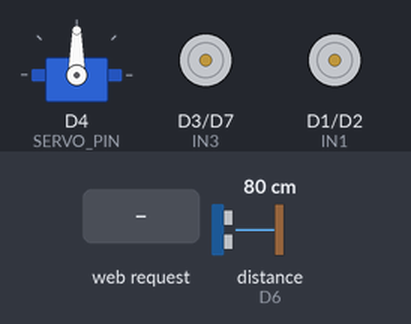
This sketch was run on a simulated ESP8266 (NodeMCU). On the bench: servo, motor-driver pin pairs drawn as motors (green arrow = first pin HIGH = forward, orange = second pin HIGH = backward, longer = more drive). The test bench sets the inputs (shaded band); at power-on: distance to the obstacle (sensor on D6) 80 cm. The echo pulse lasts 58.3 µs per cm; what the sketch prints to the serial monitor is not drawn.

Above: at 1.2 s.
1.3 s: HTTP request GET /setMode?m=1 received
At 2.0 s:
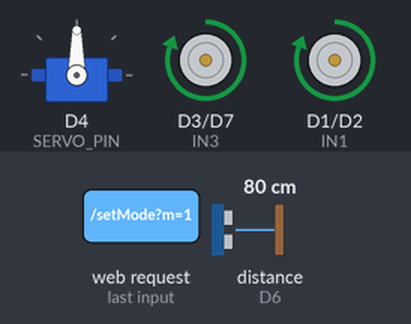
2.8 s: distance to the obstacle (sensor on D6) set to 34 cm
4.3 s: distance to the obstacle (sensor on D6) set to 28 cm
At 5.51 s:
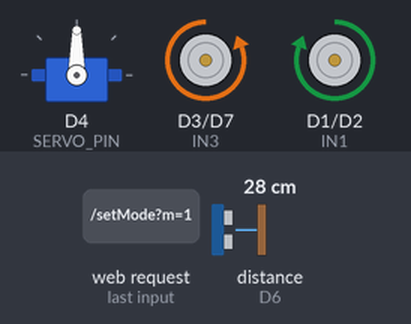
7.3 s: HTTP request GET /setMode?m=0 received
At 8.2 s:
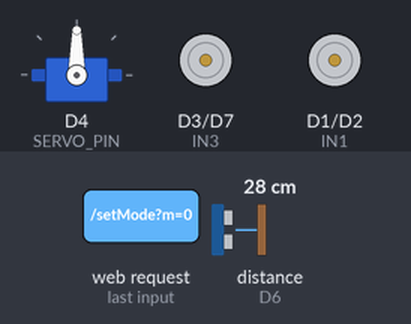
8.8 s: HTTP request GET /setMode?dir=1&m=1 received
At 9.37 s:
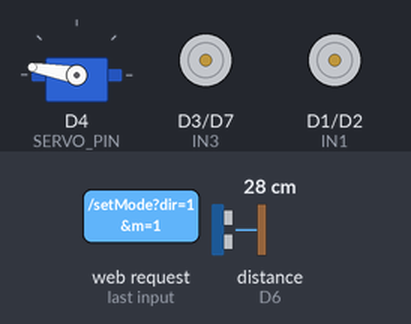
Timing chart, 0 to 12.8 s (numbered marks = the images above; inputs shaded):
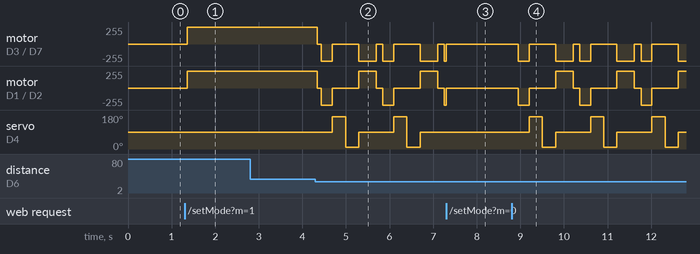

The sketch:

08_roverAMW.ino
```cpp
#include <ESP8266WiFi.h>
#include <ESP8266WebServer.h>
#include <DNSServer.h>  // REQUIRED FOR AUTO-OPEN
#include <Servo.h>

/* ================= WIFI SETTINGS ================= */
const char* ssid = "Rover";
const char* password = "12345678";

/* ================= CAPTIVE PORTAL SETTINGS ================= */
const byte DNS_PORT = 53;
IPAddress apIP(192, 168, 4, 1);
DNSServer dnsServer;

/* ================= PINS ================= */
#define TRIG D5
#define ECHO D6
#define SERVO_PIN D4

#define IN1 D1
#define IN2 D2
#define IN3 D3
#define IN4 D7

/* ================= OBJECTS & VARS ================= */
ESP8266WebServer server(80);
Servo scanner;

int driveMode = 0; // 0=Manual, 1=Auto, 2=Wall
int radarMap[181];
long currentDist = 0;

/* ================= SMART DELAY ================= */
bool smartDelay(unsigned long ms) {
  unsigned long start = millis();
  while (millis() - start < ms) {
    server.handleClient();
    if (driveMode == 0) return true; // Break loop if Manual
    delay(1);
  }
  return false;
}

/* ================= WEB PAGE UI ================= */
const char page[] PROGMEM = R"=====(
<!DOCTYPE html>
<html lang="en">
<head>
    <meta charset="UTF-8">
    <meta name="viewport" content="width=device-width, initial-scale=1.0">
    <title>Rover Control</title>
    <style>
        body { margin: 0; min-height: 100vh; background-color: #0a0a0c; background-size: cover; background-position: center; font-family: "Inter", sans-serif; color: #ffffff; display: flex; justify-content: center; align-items: center; }
        .card { position: relative; width: 90%; max-width: 380px; padding: 40px 20px; border-radius: 30px; background: rgba(15, 15, 20, 0.5); backdrop-filter: blur(25px); border: 1px solid rgba(255,255,255,0.12); box-shadow: 0 40px 100px rgba(0,0,0,0.6); text-align: center; transition: 0.3s; }

        .top-bar span { font-size: 0.7rem; letter-spacing: 3px; text-transform: uppercase; color: rgba(255,255,255,0.6); display: block; margin-bottom: 20px; font-weight: bold; }

        #radar-section { display: none; margin-bottom: 20px; }
        canvas { background: radial-gradient(circle at 50% 100%, rgba(56,189,248,0.1), transparent 70%); border-radius: 100px 100px 0 0; border-bottom: 2px solid #38bdf8; }

        .controls { display: grid; grid-template-areas: ". up ." "left stop right" ". down ."; gap: 15px; justify-content: center; margin-bottom: 25px; transition: 0.3s; }
        button { width: 85px; height: 85px; font-size: 0.65rem; text-transform: uppercase; border-radius: 20px; border: 1px solid rgba(255,255,255,0.1); background: rgba(255,255,255,0.05); color: #fff; cursor: pointer; display: flex; flex-direction: column; align-items: center; justify-content: center; transition: 0.2s; }
        button span { font-size: 1.4rem; margin-bottom: 5px; }

        /* Keyboard Active State Style */
        button:active, .key-active { transform: scale(0.95); background: rgba(56,189,248,0.2) !important; border-color: #38bdf8 !important; }

        .up { grid-area: up; } .left { grid-area: left; } .right { grid-area: right; } .down { grid-area: down; }
        .stop { grid-area: stop; background: rgba(239,68,68,0.1); border-color: rgba(239,68,68,0.3); color: #ef4444; z-index: 10; }
        .stop:active, .stop.key-active { background: rgba(239,68,68,0.4) !important; }

        /* HIDE BUTTONS IN AUTO MODE */
        .auto-active .up, .auto-active .down, .auto-active .left, .auto-active .right { visibility: hidden; pointer-events: none; }
        .auto-active .stop { transform: scale(1.2); box-shadow: 0 0 20px rgba(239,68,68,0.4); background: rgba(239,68,68,0.2); }

        .main-btn { width: 100%; padding: 15px; background: rgba(56,189,248,0.1); border: 1px solid rgba(56,189,248,0.3); border-radius: 15px; color: #38bdf8; font-weight: 600; cursor: pointer; text-transform: uppercase; font-size: 0.75rem; margin-top: 10px; }
        #wallBtn { display: none; width: 100%; padding: 12px; margin-top: 10px; background: rgba(16, 185, 129, 0.1); border: 1px solid rgba(16, 185, 129, 0.3); border-radius: 15px; color: #10b981; font-weight: 600; cursor: pointer; text-transform: uppercase; font-size: 0.7rem; }

        .radar-link { font-size: 0.65rem; color: #666; margin-top: 15px; text-decoration: underline; cursor: pointer; }
        .bg-control { margin-top: 20px; padding-top: 15px; border-top: 1px solid rgba(255,255,255,0.1); }
        .custom-file-upload { display: inline-block; padding: 8px 16px; cursor: pointer; background: rgba(255,255,255,0.05); border-radius: 8px; font-size: 0.7rem; color: #94a3b8; border: 1px solid rgba(255,255,255,0.1); }
        #bg-input { display: none; }
        .dev-toggle { margin-top: 15px; font-size: 0.6rem; color: #555; cursor: pointer; }
        .dev { display: none; font-size: 0.8rem; color: #888; margin-top: 5px; }
    </style>
</head>
<body>
    <div class="card" id="mainCard">
        <div class="top-bar"><span id="statusText">MANUAL CONTROL</span></div>
        <div id="radar-section"><canvas id="radarCanvas" width="260" height="130"></canvas><div style="font-size:0.8rem; margin-top:5px; color:#38bdf8">Dist: <span id="distVal">--</span> cm</div></div>

        <div class="controls">
            <button class="up" onmousedown="send('F')" onmouseup="send('S')" ontouchstart="send('F')" ontouchend="send('S')"><span>▲</span></button>
            <button class="left" onmousedown="send('L')" onmouseup="send('S')" ontouchstart="send('L')" ontouchend="send('S')"><span>◀</span></button>
            <button class="stop" onclick="stopAuto()"><span>■</span></button>
            <button class="right" onmousedown="send('R')" onmouseup="send('S')" ontouchstart="send('R')" ontouchend="send('S')"><span>▶</span></button>
            <button class="down" onmousedown="send('B')" onmouseup="send('S')" ontouchstart="send('B')" ontouchend="send('S')"><span>▼</span></button>
        </div>

        <button class="main-btn" id="mainBtn" onclick="toggleMainMode()">Enable Auto Drive</button>
        <button id="wallBtn" onclick="toggleWallMode()">Switch to Wall Follow</button>

        <div class="radar-link" onclick="toggleRadar()">Show/Hide Radar</div>
        <div class="bg-control"><label for="bg-input" class="custom-file-upload">Change Wallpaper</label><input type="file" id="bg-input" accept="image/*"></div>
        <div class="dev-toggle" onclick="toggleDev()">DEVELOPED BY</div>
        <div class="dev" id="devPanel">Ajeet Kumar</div>
    </div>

    <script>
        let currentMode = 0; // 0=Manual, 1=Auto, 2=Wall

        function send(dir) {
            if(currentMode === 0) fetch('/action?dir=' + dir);
        }

        // --- FIXED KEYBOARD LOGIC ---
        document.addEventListener('keydown', function(e) {
            if(currentMode !== 0) return; // Only in Manual
            if(e.repeat) return;

            let key = e.key.toLowerCase();

            if(key === 'w' || key === 'arrowup') { send('F'); highlight('.up'); e.preventDefault(); }
            else if(key === 'a' || key === 'arrowleft') { send('L'); highlight('.left'); e.preventDefault(); }
            else if(key === 'd' || key === 'arrowright') { send('R'); highlight('.right'); e.preventDefault(); }
            else if(key === 's' || key === 'arrowdown') { send('B'); highlight('.down'); e.preventDefault(); }
            else if(key === ' ' || key === 'x') { send('S'); highlight('.stop'); e.preventDefault(); }
        });

        document.addEventListener('keyup', function(e) {
            if(currentMode !== 0) return;
            const keys = ['w','a','s','d','arrowup','arrowdown','arrowleft','arrowright',' '];
            if (keys.includes(e.key.toLowerCase())) {
                send('S'); // Stop when key is released
                removeHighlights();
            }
        });

        function highlight(selector) { document.querySelector(selector).classList.add('key-active'); }
        function removeHighlights() { document.querySelectorAll('button').forEach(b => b.classList.remove('key-active')); }

        // --- MODE LOGIC ---
        function stopAuto() { fetch('/setMode?m=0').then(() => updateUI(0)); }
        function toggleMainMode() { let m = (currentMode === 0) ? 1 : 0; fetch('/setMode?m='+m).then(()=>updateUI(m)); }
        function toggleWallMode() { let m = (currentMode === 1) ? 2 : 1; fetch('/setMode?m='+m).then(()=>updateUI(m)); }

        function updateUI(mode) {
            currentMode = parseInt(mode);
            const card = document.getElementById('mainCard');
            const status = document.getElementById('statusText');
            const mainBtn = document.getElementById('mainBtn');
            const wallBtn = document.getElementById('wallBtn');

            if (currentMode === 0) {
                card.classList.remove('auto-active');
                status.innerText = "MANUAL CONTROL"; status.style.color = "rgba(255,255,255,0.6)";
                mainBtn.innerText = "ENABLE AUTO DRIVE"; mainBtn.style.background = "rgba(56,189,248,0.1)"; mainBtn.style.color = "#38bdf8";
                wallBtn.style.display = "none";
            } else {
                card.classList.add('auto-active');
                mainBtn.innerText = "STOP AUTO (GO MANUAL)"; mainBtn.style.background = "rgba(239,68,68,0.2)"; mainBtn.style.color = "#ef4444";
                wallBtn.style.display = "block";
                if (currentMode === 1) { status.innerText = "AUTO OBSTACLE AVOID"; status.style.color = "#38bdf8"; wallBtn.innerText = "SWITCH TO WALL FOLLOW"; }
                else if (currentMode === 2) { status.innerText = "WALL FOLLOW MODE"; status.style.color = "#10b981"; wallBtn.innerText = "SWITCH TO OBSTACLE AVOID"; }
            }
        }

        // --- EXTRAS ---
        function toggleRadar() { let r=document.getElementById('radar-section'); if(r.style.display==='block'){r.style.display='none';}else{r.style.display='block'; setInterval(updateRadar,250);} }
        function updateRadar() { fetch('/scanData').then(r=>r.json()).then(d => { document.getElementById('distVal').innerText=d.d; drawRadar(d.a, d.map); }); }
        const ctx = document.getElementById('radarCanvas').getContext('2d');
        function drawRadar(angle, map) {
            ctx.clearRect(0,0,260,130);
            ctx.strokeStyle="rgba(255,255,255,0.1)"; ctx.lineWidth=1;
            ctx.beginPath(); ctx.arc(130,130,50,Math.PI,0); ctx.stroke(); ctx.beginPath(); ctx.arc(130,130,100,Math.PI,0); ctx.stroke();
            let rad = (180-angle)*(Math.PI/180);
            ctx.strokeStyle="#38bdf8"; ctx.lineWidth=2; ctx.beginPath(); ctx.moveTo(130,130); ctx.lineTo(130+120*Math.cos(rad), 130-120*Math.sin(rad)); ctx.stroke();
            ctx.fillStyle="#ef4444";
            for(let i=0; i<=180; i+=10) { if(map[i]>0 && map[i]<100) { let r=(180-i)*(Math.PI/180); ctx.beginPath(); ctx.arc(130+(map[i]*1.2)*Math.cos(r), 130-(map[i]*1.2)*Math.sin(r), 3,0,2*Math.PI); ctx.fill(); } }
        }
        document.getElementById('bg-input').addEventListener('change', function(e) { if(this.files[0]) { const r = new FileReader(); r.onload = (e) => document.body.style.backgroundImage = `url('${e.target.result}')`; r.readAsDataURL(this.files[0]); } });
        function toggleDev() { let d = document.getElementById('devPanel'); d.style.display = d.style.display === 'block' ? 'none' : 'block'; }
    </script>
</body>
</html>
)=====";

/* ================= LOGIC ================= */
void moveStop() { digitalWrite(IN1, LOW); digitalWrite(IN2, LOW); digitalWrite(IN3, LOW); digitalWrite(IN4, LOW); }
void moveForward() { digitalWrite(IN1, HIGH); digitalWrite(IN2, LOW); digitalWrite(IN3, HIGH); digitalWrite(IN4, LOW); }
void moveBackward() { digitalWrite(IN1, LOW); digitalWrite(IN2, HIGH); digitalWrite(IN3, LOW); digitalWrite(IN4, HIGH); }
void turnLeft() { digitalWrite(IN1, LOW); digitalWrite(IN2, HIGH); digitalWrite(IN3, HIGH); digitalWrite(IN4, LOW); }
void turnRight() { digitalWrite(IN1, HIGH); digitalWrite(IN2, LOW); digitalWrite(IN3, LOW); digitalWrite(IN4, HIGH); }

long getDistance() {
  digitalWrite(TRIG, LOW); delayMicroseconds(2);
  digitalWrite(TRIG, HIGH); delayMicroseconds(10);
  digitalWrite(TRIG, LOW);
  long duration = pulseIn(ECHO, HIGH, 15000);
  if (duration == 0) return 200;
  return duration * 0.034 / 2;
}

void runAutoMode() {
    if (driveMode != 1) return;
    scanner.write(90); if(smartDelay(50)) return;
    int dist = getDistance(); radarMap[90] = dist;

    if (dist < 30) {
        moveStop(); if(smartDelay(100)) return;
        moveBackward(); if(smartDelay(250)) return;
        moveStop();

        scanner.write(170); if(smartDelay(300)) return;
        int left = getDistance(); radarMap[170] = left;
        scanner.write(10); if(smartDelay(300)) return;
        int right = getDistance(); radarMap[10] = right;
        scanner.write(90);

        if (left > right) { turnLeft(); if(smartDelay(400)) return; }
        else { turnRight(); if(smartDelay(400)) return; }
        moveStop();
    } else { moveForward(); }
}

void runWallFollow() {
    if (driveMode != 2) return;
    scanner.write(0); if(smartDelay(50)) return;
    int d = getDistance(); radarMap[0] = d; currentDist = d;
    if (d < 15) { turnLeft(); smartDelay(100); moveForward(); }
    else if (d > 45) { turnRight(); smartDelay(100); moveForward(); }
    else moveForward();
}

void handleAction() {
    if (!server.hasArg("dir")) return;
    char cmd = server.arg("dir")[0];
    if (driveMode == 0) {
        if (cmd == 'F') moveForward(); if (cmd == 'B') moveBackward();
        if (cmd == 'L') turnLeft(); if (cmd == 'R') turnRight();
        if (cmd == 'S') moveStop();
    }
    server.send(200, "text/plain", "OK");
}
void handleSetMode() { if (server.hasArg("m")) { driveMode = server.arg("m").toInt(); moveStop(); } server.send(200, "text/plain", "OK"); }
void handleScan() { String json = "{"; json += "\"a\":" + String(scanner.read()) + ","; json += "\"d\":" + String(currentDist) + ","; json += "\"map\":["; for(int i=0; i<=180; i+=10) { json += String(radarMap[i]); if(i<180) json += ","; } json += "]}"; server.send(200, "application/json", json); }

void setup() {
    Serial.begin(9600);

    // Pins Setup
    pinMode(IN1, OUTPUT); pinMode(IN2, OUTPUT); pinMode(IN3, OUTPUT); pinMode(IN4, OUTPUT);
    pinMode(TRIG, OUTPUT); pinMode(ECHO, INPUT);
    scanner.attach(SERVO_PIN); scanner.write(90);

    // WiFi Setup - AP Mode with Static IP
    WiFi.mode(WIFI_AP);
    WiFi.softAPConfig(apIP, apIP, IPAddress(255, 255, 255, 0));
    WiFi.softAP(ssid, password);

    // DNS Server Setup (For Captive Portal)
    dnsServer.start(DNS_PORT, "*", apIP); // "*" redirects ALL traffic to ESP IP

    // Web Server Setup
    server.on("/", [](){ server.send_P(200, "text/html", page); });
    server.on("/action", handleAction);
    server.on("/setMode", handleSetMode);
    server.on("/scanData", handleScan);

    // Catch-All Handler (Required for Captive Portal to work on Android/Windows)
    server.onNotFound([]() {
      server.sendHeader("Location", String("http://") + server.client().localIP().toString(), true);
      server.send(302, "text/plain", "");
    });

    server.begin();
    Serial.println("Server Started");
}

void loop() {
    dnsServer.processNextRequest(); // Process DNS requests
    server.handleClient();

    if (driveMode == 1) runAutoMode();
    else if (driveMode == 2) runWallFollow();
}
```

Measured:
- the behaviour switches between 31 and 30 cm on distance to the obstacle (sensor on D6) (found by bisection; images 1 and 2)
- after the input at 1.3 s, motor on D3 (IN3) / D7 (IN4), motor on D1 (IN1) / D2 (IN2): stopped → forward 255/255 after 0.06 s
- after the input at 2.8 s, every drawn part: stays the same
- after the input at 7.3 s, servo on D4 (SERVO_PIN): stays 90° (without the input it goes to 170° after 0.20 s)
